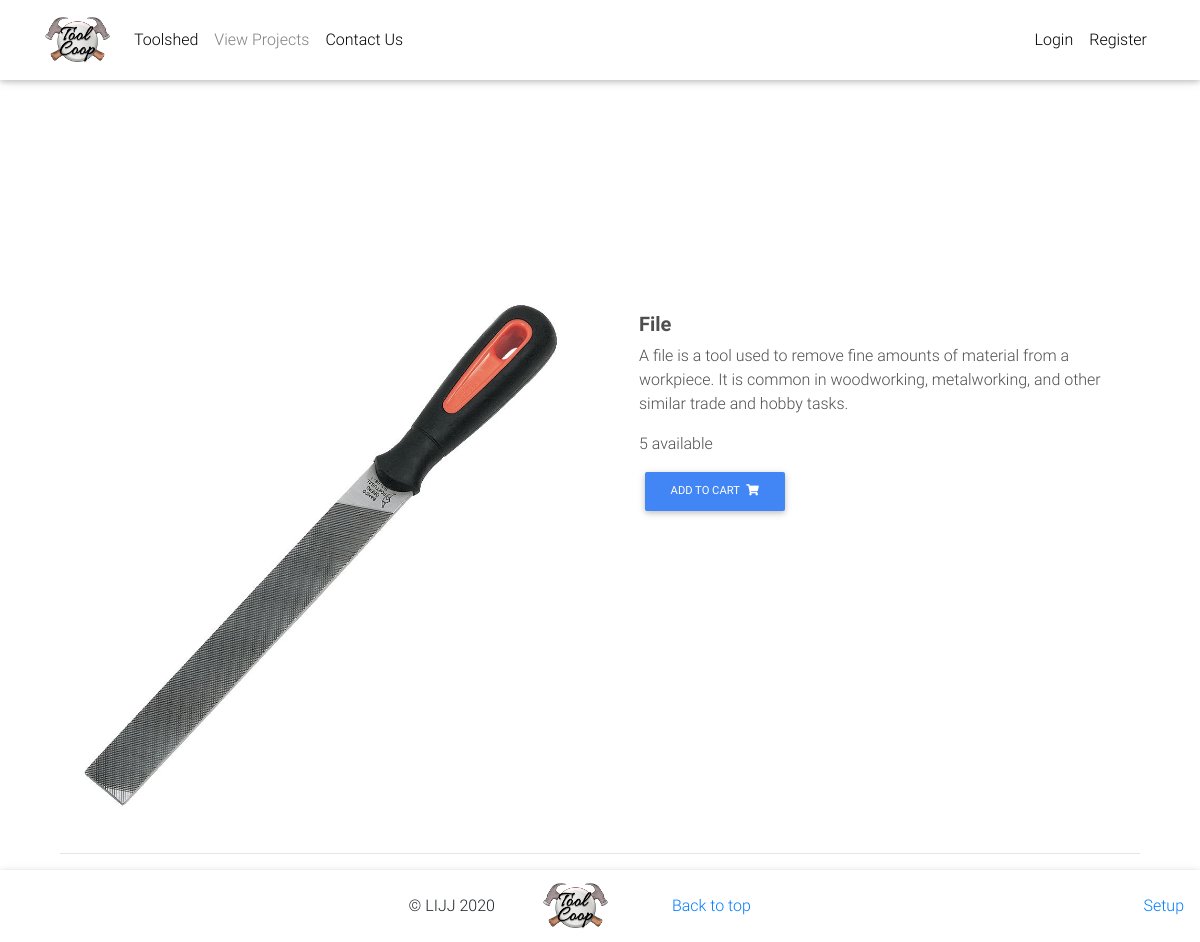
Page /products/file on the committed database.
### backend/models.py (models this page shows, shortened)
class ToolType(models.Model):
    type_name = models.CharField(max_length=100)
    description = models.TextField()
    image = models.ImageField(default='default.jpeg', upload_to='tool_pics')
    slug = models.SlugField(unique=True)
    def get_add_to_cart_url(self):
        return reverse("add-to-cart", kwargs={
            'slug': self.slug
        })
    def get_available(self):
        return self.tool_set.all().filter(is_available=True)

class Tool(models.Model):
    tool_type = models.ForeignKey(ToolType, on_delete=models.CASCADE)
    is_available = models.BooleanField (default=True)

### backend/views.py (the view)
# urls.py: path('products/<slug>', ToolDetailView.as_view(), name='product'),
class ToolDetailView(DetailView):
    model = ToolType
    template_name = "backend/product-page.html"

### backend/templates/backend/product-page.html
{% extends "backend/base.html" %}
{% block content %}
  <div class="mt-5 pt-4">
    <div class="container dark-grey-text mt-5">
      <div class="row wow fadeIn">
        <div class="col-md-6 mb-4">
          <img src="{{ object.image.url }}" class="img-fluid" alt="">
        </div>
        <div class="col-md-6 mb-4">
          <div class="p-4">
            <h1 class="lead font-weight-bold">{{object.type_name}}</h1>
            <p>{{ object.description }}</p>
            <p>{{ object.get_available | length }}  available</p>
            <a href="{{ object.get_add_to_cart_url }}" class="btn btn-primary btn-md my-0 p" >Add to cart
              <i class="fas fa-shopping-cart ml-1"></i>
            </a>
          </div>
        </div>
      </div>
      <hr>
    </div>
  </div>
  {% endblock content %}

### backend/templates/backend/base.html (style rules this page uses)
html, body, header, .carousel { height: 60vh; }

### rows in the picture
ToolType: image (picture), type_name "File", description "A file is a tool used to remove fine amounts of material from a workpiece. It is common in woodworking, metalworking, and other similar trade and hobby tasks.", get_available|length "5"
